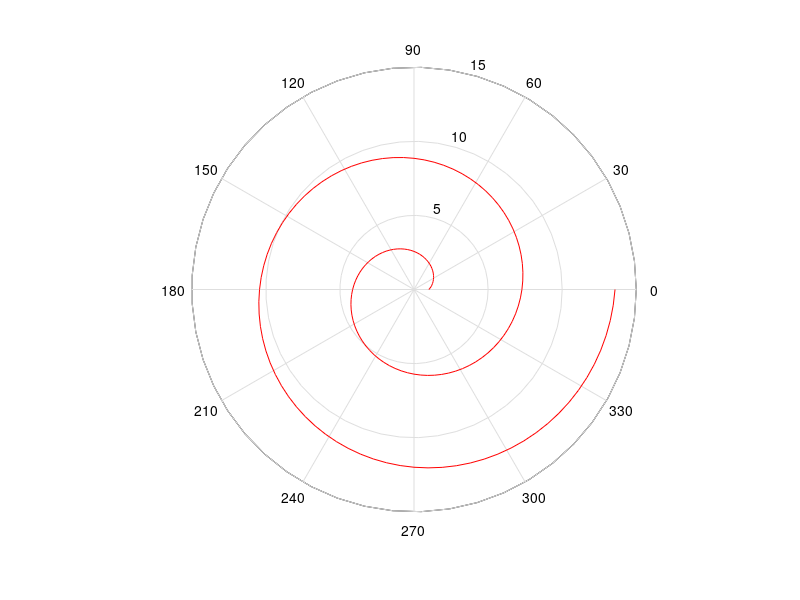
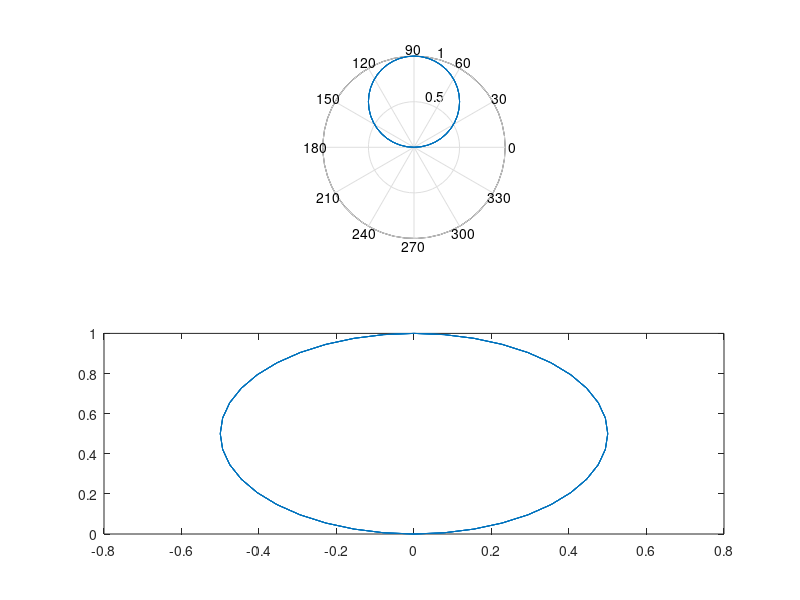

Write the MATLAB code that produced these figures, in order.
clc
clear all;
theta=0:pi/40:4*pi;
rho=1+theta;
figure;
polar(theta,rho,'-r');
clear all;
theta=0:pi/40:4*pi;
rho=sin(theta);
figure;
subplot(211);
polar(theta,rho);
[x,y]=pol2cart(theta,rho)
subplot(212);
plot(x,y)
axis normal
